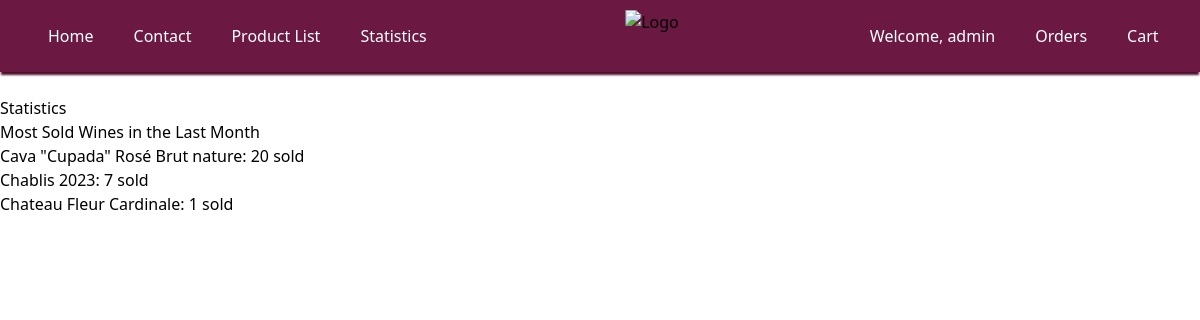
Page /home/statistics/ (signed in) on the committed database.
### my_app/models.py (models this page shows, shortened)
class OrderItem(models.Model):
    order = models.ForeignKey(Order, related_name='items', on_delete=models.CASCADE)
    wine = models.ForeignKey(Wines, null=True, blank=True, on_delete=models.CASCADE)
    spirit = models.ForeignKey(Spirits, null=True, blank=True, on_delete=models.CASCADE)
    quantity = models.PositiveIntegerField()
    price = models.DecimalField(max_digits=6, decimal_places=2)
    name = models.CharField(max_length=100, null=True, blank=True)
    type = models.CharField(max_length=100, null=True, blank=True)
    year = models.IntegerField(null=True, blank=True)
    grapes = models.CharField(max_length=100, null=True, blank=True)
    country = models.CharField(max_length=100, null=True, blank=True)
    region = models.CharField(max_length=100, null=True, blank=True)
    alcohol_level = models.IntegerField(null=True, blank=True)
    style = models.CharField(max_length=100, null=True, blank=True)

### my_app/views.py (the view)
# urls.py: path('home/statistics/', views.statistics_view, name='statistics'),
@staff_member_required
def statistics_view(request):
    last_month = datetime.today() - timedelta(days=30)
    most_sold_wines = OrderItem.objects.filter(order__created_at__gte=last_month, wine__Name__isnull=False).values('wine__Name').annotate(total_sold=Sum('quantity')).filter(total_sold__gt=0).order_by('-total_sold')
    context = {
        'most_sold_wines': most_sold_wines,
    }
    return render(request, 'my_app/statistics.html', context)

### templates/my_app/statistics.html (shortened to what this page needs)
<!DOCTYPE html>
<html lang="en">
<head>
    <link href="https://cdn.jsdelivr.net/npm/tailwindcss@2.2.19/dist/tailwind.min.css" rel="stylesheet">
</head>
<head>
</head>
<body style="margin-top: 6rem">
    {% include 'my_app/header.html' %}
    <main>
        <h1>Statistics</h1>
        <h2>Most Sold Wines in the Last Month</h2>
        <ul>
            {% for wine in most_sold_wines %}
                <li>{{ wine.wine__Name }}: {{ wine.total_sold }} sold</li>
            {% endfor %}
        </ul>
    </main>
</body>
</html>

### templates/my_app/header.html (shortened to what this page needs)
{% load static %}
    <header class="header">
        <div class="links">
            <nav class="flex items-center justify-between relative">
                <div class="hidden lg:flex lg:items-center lg:space-x-10 lg:-ml-20">
                    <a href="/home" title="" class="headerlinks"> Home </a>
                    <a href="/home/contact" title="" class="headerlinks"> Contact </a>
                    <a href="/home/product_list" title="" class="headerlinks"> Product List </a>
                    {% if user.is_staff %}
                        <a href="/home/statistics" title="" class="headerlinks"> Statistics </a>
                    {% endif %}
                </div>
                <div class="absolute left-1/2 transform -translate-x-1/2">
                    <a>
                        <img class="imageheadersize" src="{% static 'images/logo.png' %}" alt="Logo" />
                    </a>
                </div>
                <div class="hidden lg:flex lg:items-center lg:space-x-10 lg:-mr-20">
                    {% if user.is_authenticated %}
                        <span class="headerloggedin">Welcome, {{ user.username }}</span>
                        {% if user.is_staff %}
                            <a href="/orders/" title="" class="headerlinks"> Orders </a>
                        {% endif %}
                        <a href="{% url 'cart_view' %}" title="" class="headerlinks"> Cart </a>
                    {% else %}
                        <a href="{% url 'login' %}?next={{ request.path }}" title="" class="headerlinks"> Log in </a>
                        <a href="{% url 'signup' %}?next={{ request.path }}" title="" class="headerlinks"> Sign up </a>
                    {% endif %}
                </div>
            </nav>
        </div>
    </header>

### templates/my_app/header.html (style rules this page uses)
.header { padding-top: 1.5rem; padding-bottom: 1.5rem; background-color: #6b1842; position: fixed; top: 0; width: 100%; z-index: 1000; box-shadow: 0 0.25rem 0.125rem -0.063rem #4f0f2b; }
.headerlinks { font-size: 1rem; line-height: 1.5rem; font-weight: 500; color: #ffffff; transition-property: all; transition-timing-function: cubic-bezier(0.4, 0, 0.2, 1); transition-duration: 300ms; transition-duration: 200ms; }
.headerloggedin { font-size: 1rem; line-height: 1.5rem; font-weight: 500; color: #ffffff; }
.links { padding-left: 1rem; padding-right: 1rem; max-width: 89.375rem; }
.imageheadersize { width: auto; height: 4rem; }
@media (min-width: 640px) { .links { padding-left: 8rem; padding-right: 1.5rem; } }
@media (min-width: 640px) { .imageheadersize { width: auto; height: 3.3rem; } }

### rows in the picture
OrderItem: wine__Name "Cava \"Cupada\" Rosé Brut nature", total_sold "20"
OrderItem: wine__Name "Chateau Fleur Cardinale", total_sold "1"

### other values in the picture
{{ user.username }} "admin"
{{ wine.wine__Name }} "Chablis 2023"
{{ wine.total_sold }} "7"
